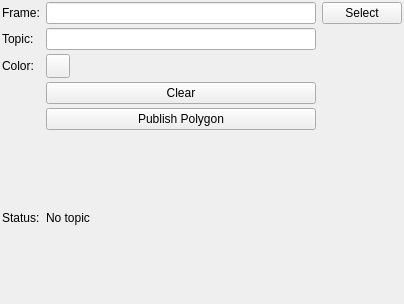
<?xml version="1.0" encoding="UTF-8"?>
<ui version="4.0">
 <class>draw_polygon_config</class>
 <widget class="QWidget" name="draw_polygon_config">
  <property name="geometry">
   <rect>
    <x>0</x>
    <y>0</y>
    <width>404</width>
    <height>304</height>
   </rect>
  </property>
  <property name="windowTitle">
   <string>Form</string>
  </property>
  <property name="styleSheet">
   <string notr="true"/>
  </property>
  <layout class="QGridLayout" name="gridLayout">
   <property name="leftMargin">
    <number>2</number>
   </property>
   <property name="topMargin">
    <number>2</number>
   </property>
   <property name="rightMargin">
    <number>2</number>
   </property>
   <property name="bottomMargin">
    <number>2</number>
   </property>
   <property name="verticalSpacing">
    <number>4</number>
   </property>
   <item row="2" column="2">
    <widget class="QLineEdit" name="topic"/>
   </item>
   <item row="4" column="2">
    <widget class="mapviz::ColorButton" name="color">
     <property name="maximumSize">
      <size>
       <width>24</width>
       <height>24</height>
      </size>
     </property>
     <property name="autoFillBackground">
      <bool>false</bool>
     </property>
     <property name="styleSheet">
      <string notr="true"/>
     </property>
     <property name="text">
      <string/>
     </property>
    </widget>
   </item>
   <item row="2" column="0">
    <widget class="QLabel" name="label_4">
     <property name="font">
      <font/>
     </property>
     <property name="text">
      <string>Topic:</string>
     </property>
    </widget>
   </item>
   <item row="8" column="2">
    <widget class="QPushButton" name="publish">
     <property name="text">
      <string>Publish Polygon</string>
     </property>
    </widget>
   </item>
   <item row="9" column="0">
    <widget class="QLabel" name="label_2">
     <property name="font">
      <font/>
     </property>
     <property name="text">
      <string>Status:</string>
     </property>
    </widget>
   </item>
   <item row="5" column="2">
    <widget class="QPushButton" name="clear">
     <property name="text">
      <string>Clear</string>
     </property>
    </widget>
   </item>
   <item row="4" column="0">
    <widget class="QLabel" name="label_3">
     <property name="font">
      <font/>
     </property>
     <property name="text">
      <string>Color:</string>
     </property>
    </widget>
   </item>
   <item row="9" column="2" colspan="2">
    <widget class="QLabel" name="status">
     <property name="font">
      <font/>
     </property>
     <property name="styleSheet">
      <string notr="true"/>
     </property>
     <property name="text">
      <string>No topic</string>
     </property>
     <property name="wordWrap">
      <bool>true</bool>
     </property>
    </widget>
   </item>
   <item row="0" column="0">
    <widget class="QLabel" name="label">
     <property name="text">
      <string>Frame:</string>
     </property>
    </widget>
   </item>
   <item row="0" column="2">
    <widget class="QLineEdit" name="frame"/>
   </item>
   <item row="0" column="3">
    <widget class="QPushButton" name="selectframe">
     <property name="text">
      <string>Select</string>
     </property>
    </widget>
   </item>
  </layout>
 </widget>
 <customwidgets>
  <customwidget>
   <class>mapviz::ColorButton</class>
   <extends>QPushButton</extends>
   <header location="global">mapviz/color_button.h</header>
  </customwidget>
 </customwidgets>
 <resources/>
 <connections/>
 <slots>
  <slot>SelectColor()</slot>
  <slot>SelectTopic()</slot>
  <slot>TopicEdited()</slot>
  <slot>PositionToleranceChanged(double)</slot>
  <slot>AngleToleranceChanged(double)</slot>
 </slots>
</ui>
